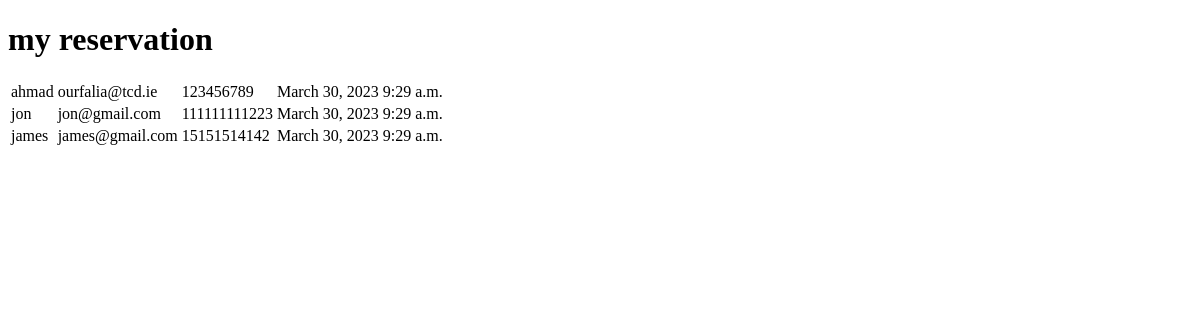
Before: /book/ with the older database file.
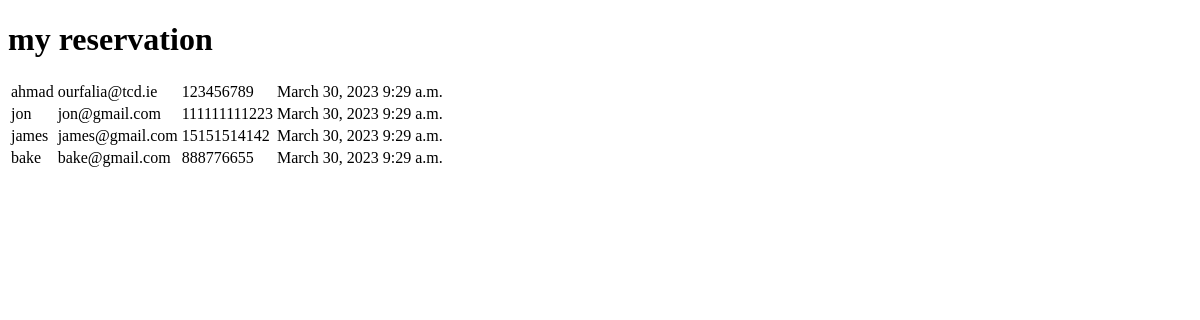
After: the same page with the newer database file.
### reservation/models.py (models this page shows, shortened)
class Reservation(models.Model):
    name = models.CharField(max_length=50)
    email = models.EmailField()
    phone = models.IntegerField()
    number_of_persons = models.IntegerField()
    date = models.DateField()
    time = models.TimeField()

### reservation/views.py (the view)
# urls.py: path('book/', my_reservation, name='book'),
def my_reservation(request):
    booking = Reservation.objects.all()
    context = {
        'booking': booking
        }
    return render(request, 'reservation/my_reservation.html', context)

### reservation/templates/reservation/my_reservation.html (shortened to what this page needs)
<!DOCTYPE html>
<html lang="en">
<head>
</head>
<body>
    <h1>my reservation</h1>
    <table>
        {% for item in booking %}
        <tr>
            <td>{{ item.name }}</td>
            <td>{{ item.email }}</td>
            <td>{{ item.phone }}</td>
            <td>{{ item.date }}</td>
            <td>{{ item.time }}</td>
        </tr>
        {% endfor %}
    </table>
</body>
</html>

Changed rows visible on the page:
added Reservation: name "bake", email "bake@gmail.com", phone "888776655", date "March 30, 2023", time "9:29 a.m."
